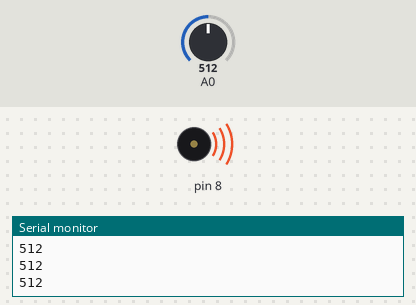
Recording of a sketch running on a simulated Arduino Uno, built with avr-gcc and run on an emulated ATmega328P. Parts: buzzer (waves = sounding), the last lines printed to the serial monitor. Inputs (shaded band) come from the test bench; at power-on: A0 = 512.

Above: at 1.2 s.
1.3 s: A0 set to 407
At 2.3 s:
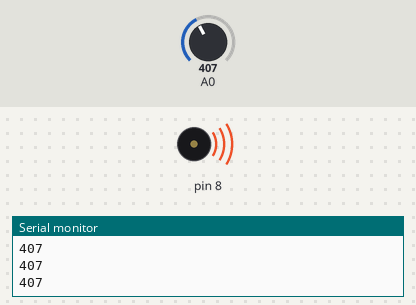
2.8 s: A0 set to 386
At 4.0 s:
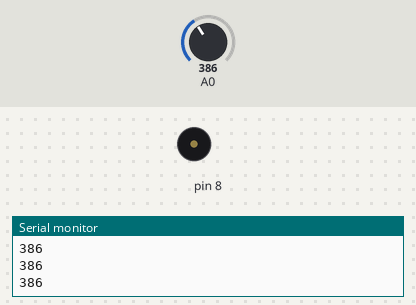
4.3 s: A0 set to 410
At 5.0 s:
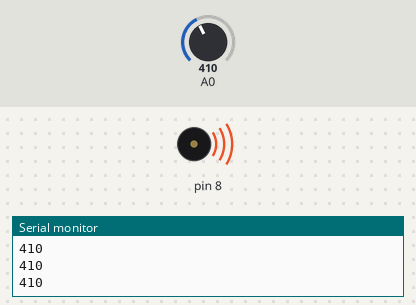
5.8 s: A0 set to 390
At 6.3 s:
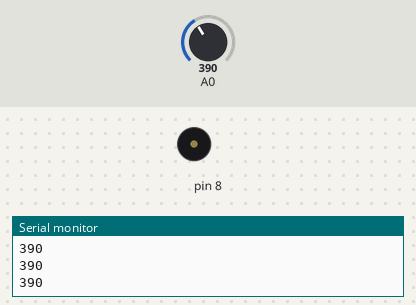
Timing chart, 0 to 8.3 s (numbered marks = the images above; inputs shaded):
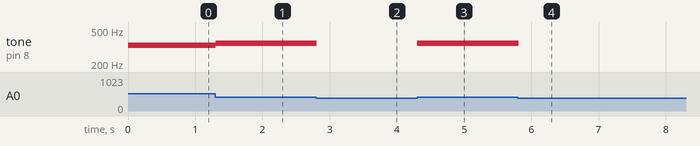

The sketch:

project-7-keyboard-instrument.ino
```cpp
int notes[] = {262, 294, 330, 349};

void setup() {
  Serial.begin(9600);

}

void loop() {
  int keyVal = analogRead(A0);
  Serial.println(keyVal);

  if(keyVal >= 5 && keyVal <= 11) {
    tone(8, notes[0]);
  }

  else if(keyVal >= 150 && keyVal <= 200) {
    tone(8, notes[1]);
  }
  else if(keyVal >= 505 && keyVal <= 515) {
    tone(8, notes[2]);
  }
  else if(keyVal >= 400 && keyVal <= 500) {
    tone(8, notes[3]);
  }
  else{
    noTone(8);
  }
}
```

Measured:
- the behaviour switches between 400 and 399 on A0 (found by bisection; images 1 and 2)
- after the input at 1.3 s, tone on pin 8: 330 Hz → 349 Hz at once
- after the input at 2.8 s, tone on pin 8: 349 Hz → silent at once
- after the input at 4.3 s, tone on pin 8: silent → 349 Hz at once
- after the input at 5.8 s, tone on pin 8: 349 Hz → silent at once
